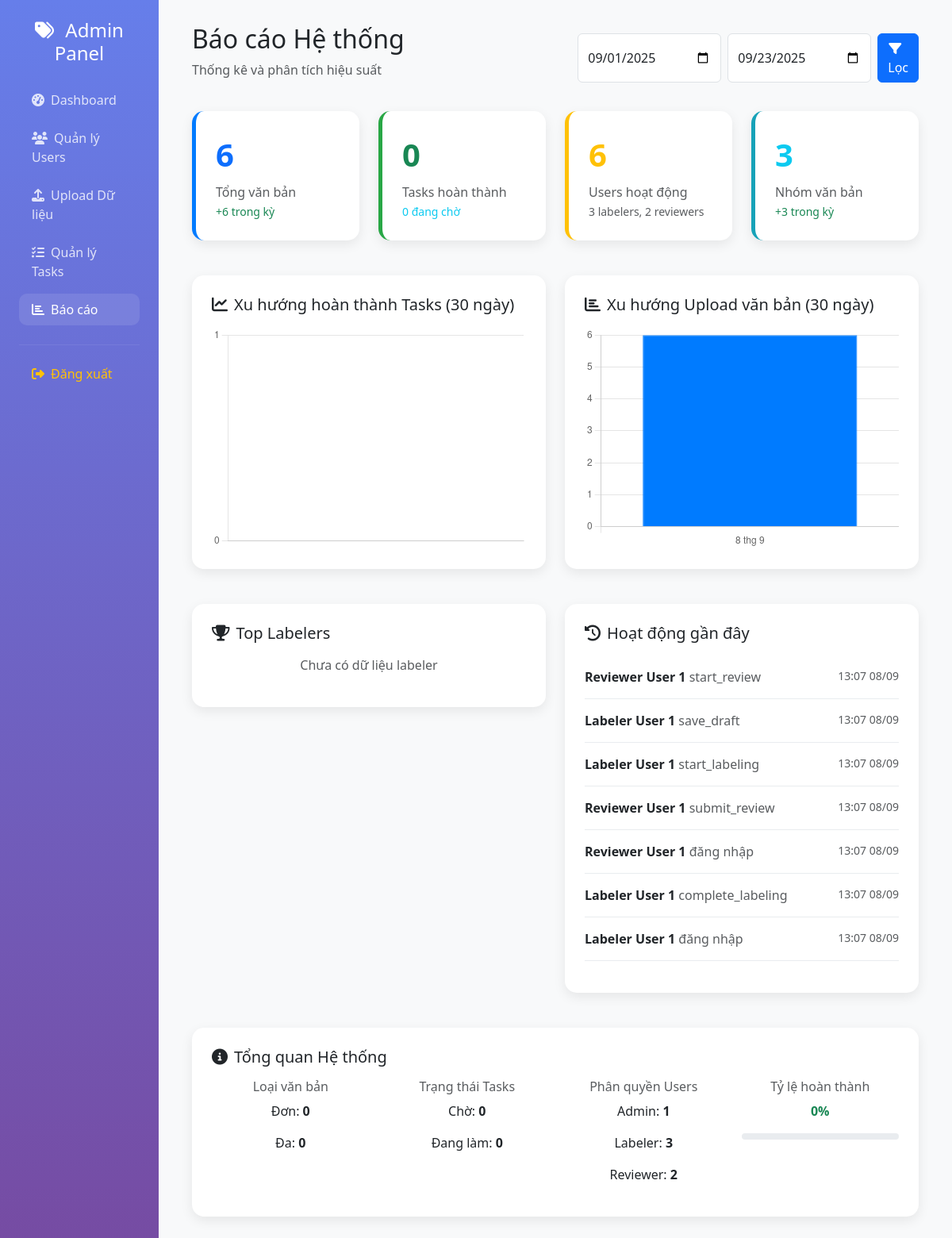
Page /admin/reports.php (signed in) on the earlier database version.
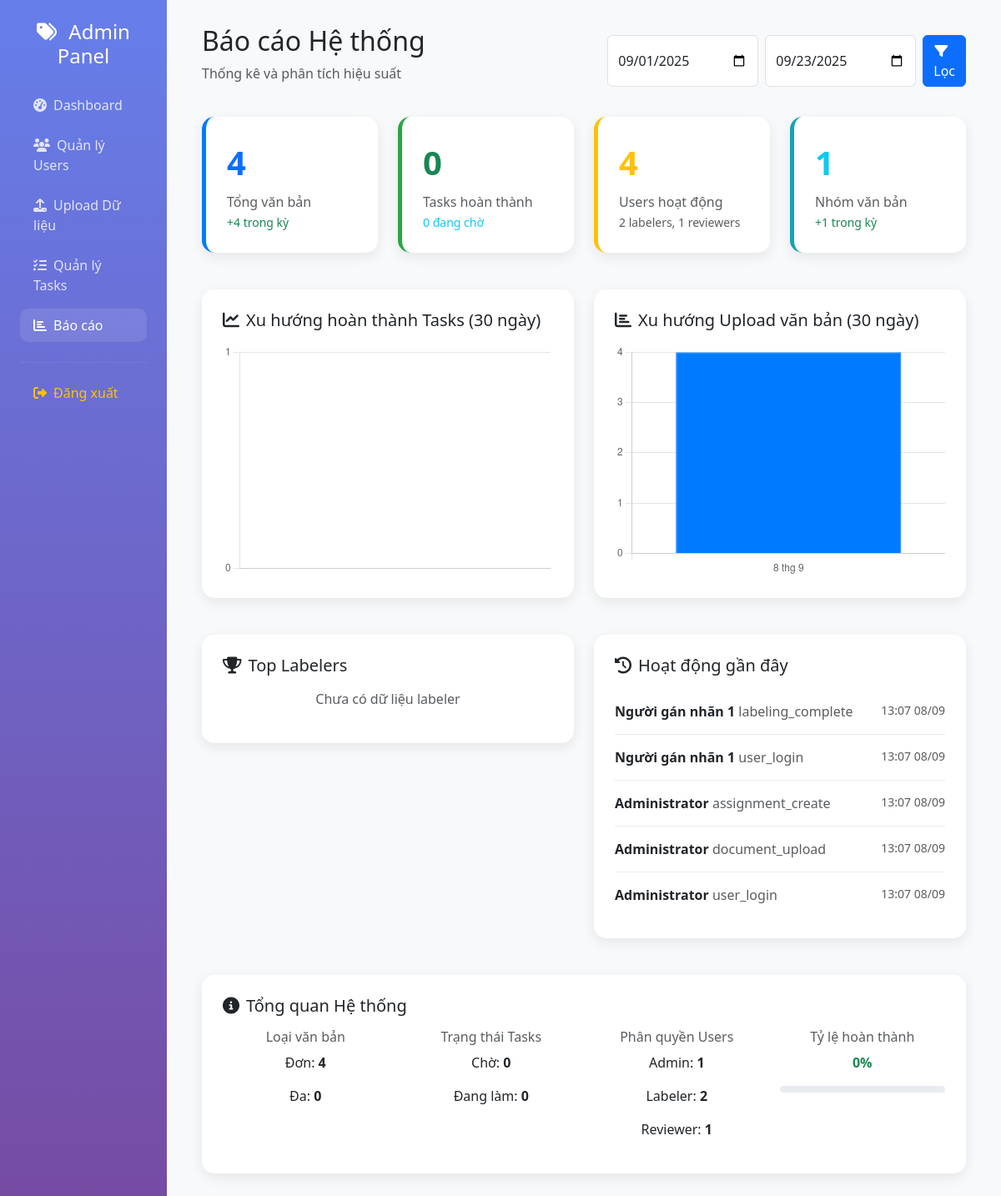
Same page on the later database version.
### tables this page shows
CREATE TABLE activity_logs (
    id INT AUTO_INCREMENT PRIMARY KEY,
    user_id INT NOT NULL,
    action VARCHAR(100) NOT NULL,
    description TEXT,
    target_type VARCHAR(50),
    target_id INT,
    ip_address VARCHAR(45),
    user_agent TEXT,
    created_at TIMESTAMP DEFAULT CURRENT_TIMESTAMP,
    FOREIGN KEY (user_id) REFERENCES users(id) ON DELETE CASCADE
);

CREATE TABLE users (
    id INT AUTO_INCREMENT PRIMARY KEY,
    username VARCHAR(50) UNIQUE NOT NULL,
    password VARCHAR(255) NOT NULL,
    full_name VARCHAR(100) NOT NULL,
    email VARCHAR(100),
    role ENUM('admin', 'labeler', 'reviewer') NOT NULL,
    status ENUM('active', 'inactive') DEFAULT 'active',
    created_at TIMESTAMP DEFAULT CURRENT_TIMESTAMP,
    updated_at TIMESTAMP DEFAULT CURRENT_TIMESTAMP ON UPDATE CURRENT_TIMESTAMP
);

### admin/reports.php (the view, shortened to what the changed rows need)
<?php
$database = new Database();
$db = $database->getConnection();
$start_date = $_GET['start_date'] ?? date('Y-m-01');
$query = "SELECT
    COUNT(*) as total_documents,
    COUNT(CASE WHEN type = 'single' THEN 1 END) as single_documents,
    COUNT(CASE WHEN type = 'multi' THEN 1 END) as multi_documents,
    COUNT(CASE WHEN created_at >= ? THEN 1 END) as documents_this_period
FROM documents";
$stmt = $db->prepare($query);
$stmt->execute([$start_date]);
$doc_stats = $stmt->fetch(PDO::FETCH_ASSOC);
$query = "SELECT COUNT(*) as total_groups,
    COUNT(CASE WHEN created_at >= ? THEN 1 END) as groups_this_period
FROM document_groups";
$stmt = $db->prepare($query);
$stmt->execute([$start_date]);
$group_stats = $stmt->fetch(PDO::FETCH_ASSOC);
$query = "SELECT
    COUNT(*) as total_users,
    COUNT(CASE WHEN role = 'admin' THEN 1 END) as admins,
    COUNT(CASE WHEN role = 'labeler' THEN 1 END) as labelers,
    COUNT(CASE WHEN role = 'reviewer' THEN 1 END) as reviewers,
    COUNT(CASE WHEN status = 'active' THEN 1 END) as active_users
FROM users";
$stmt = $db->prepare($query);
$stmt->execute();
$user_stats = $stmt->fetch(PDO::FETCH_ASSOC);
$query = "SELECT al.*, u.full_name, u.username
FROM activity_logs al
JOIN users u ON al.user_id = u.id
WHERE al.created_at >= ?
ORDER BY al.created_at DESC
LIMIT 20";
$stmt = $db->prepare($query);
$stmt->execute([$start_date]);
$recent_activity = $stmt->fetchAll(PDO::FETCH_ASSOC);
?>
<!DOCTYPE html>
<html lang="vi">
<head>
    <link href="https://cdnjs.cloudflare.com/ajax/libs/bootstrap/5.3.0/css/bootstrap.min.css" rel="stylesheet">
    <link href="https://cdnjs.cloudflare.com/ajax/libs/font-awesome/6.4.0/css/all.min.css" rel="stylesheet">
</head>
<body>
    <div class="container-fluid">
        <div class="row">
            <div class="col-md-10">
                <div class="main-content">
                    <div class="d-flex justify-content-between align-items-center mb-4">
                        <div>
                            <h2>Báo cáo Hệ thống</h2>
                        </div>
                    </div>
                    <div class="row mb-4">
                        <div class="col-md-3">
                            <div class="stats-card" style="border-left-color: #007bff;">
                                <div class="stats-number text-primary"><?php echo $doc_stats['total_documents']; ?></div>
                                <div class="text-muted">Tổng văn bản</div>
                                <small class="text-success">
                                    +<?php echo $doc_stats['documents_this_period']; ?> trong kỳ
                                </small>
                            </div>
                        </div>
                        <div class="col-md-3">
                            <div class="stats-card" style="border-left-color: #ffc107;">
                                <div class="stats-number text-warning"><?php echo $user_stats['active_users']; ?></div>
                                <div class="text-muted">Users hoạt động</div>
                                <small class="text-muted">
                                    <?php echo $user_stats['labelers']; ?> labelers, <?php echo $user_stats['reviewers']; ?> reviewers
                                </small>
                            </div>
                        </div>
                        <div class="col-md-3">
                            <div class="stats-card" style="border-left-color: #17a2b8;">
                                <div class="stats-number text-info"><?php echo $group_stats['total_groups']; ?></div>
                                <div class="text-muted">Nhóm văn bản</div>
                                <small class="text-success">
                                    +<?php echo $group_stats['groups_this_period']; ?> trong kỳ
                                </small>
                            </div>
                        </div>
                    </div>
                    <div class="row mb-4">
                        <div class="col-md-6">
                            <div class="chart-card">
                                <h5 class="mb-3">
                                    <i class="fas fa-chart-bar me-2"></i>Xu hướng Upload văn bản (30 ngày)
                                </h5>
                                <canvas id="uploadTrendChart" height="200"></canvas>
                            </div>
                        </div>
                    </div>
                    <div class="row">
                        <div class="col-md-6">
                            <div class="chart-card">
                                <div style="max-height: 400px; overflow-y: auto;">
                                    <?php if (!empty($recent_activity)): ?>
                                        <?php foreach ($recent_activity as $activity): ?>
                                            <div class="activity-item">
                                                <div class="d-flex justify-content-between">
                                                    <div>
                                                        <strong><?php echo htmlspecialchars($activity['full_name'] ?? $activity['username']); ?></strong>
                                                        <span class="text-muted">
                                                            <?php
                                                            $action_names = [
                                                                'login' => 'đăng nhập',
                                                                'logout' => 'đăng xuất',
                                                                'create_user' => 'tạo user',
                                                                'update_user' => 'cập nhật user',
                                                                'delete_user' => 'xóa user',
                                                                'create_task' => 'tạo task',
                                                                'update_task' => 'cập nhật task',
                                                                'upload_document' => 'upload tài liệu'
                                                            ];
                                                            echo $action_names[$activity['action']] ?? $activity['action'];
                                                            ?>
                                                        </span>
                                                    </div>
                                                    <small class="text-muted">
                                                        <?php echo date('H:i d/m', strtotime($activity['created_at'])); ?>
                                                    </small>
                                                </div>
                                            </div>
                                        <?php endforeach; ?>
                                    <?php else: ?>
                                        <p class="text-muted text-center">Không có hoạt động nào trong kỳ này</p>
                                    <?php endif; ?>
                                </div>
                            </div>
                        </div>
                    </div>
                    <div class="row mt-4">
                        <div class="col-md-12">
                            <div class="chart-card">
                                <div class="row">
                                    <div class="col-md-3 text-center">
                                        <p>Đơn: <strong><?php echo $doc_stats['single_documents']; ?></strong></p>
                                    </div>
                                    <div class="col-md-3 text-center">
                                        <p>Labeler: <strong><?php echo $user_stats['labelers']; ?></strong></p>
                                        <p>Reviewer: <strong><?php echo $user_stats['reviewers']; ?></strong></p>
                                    </div>
                                </div>
                            </div>
                        </div>
                    </div>
                </div>
            </div>
        </div>
    </div>
</body>
</html>

Differences in the rows shown:
removed activity_logs: user.full_name "Reviewer User 1", action "start_review", created_at "13:07 08/09"
removed activity_logs: user.full_name "Labeler User 1", action "save_draft", created_at "13:07 08/09"
removed activity_logs: user.full_name "Labeler User 1", action "start_labeling", created_at "13:07 08/09"
removed activity_logs: user.full_name "Reviewer User 1", action "submit_review", created_at "13:07 08/09"
changed activity_logs: user.full_name "Reviewer User 1" → "Người gán nhãn 1"; action "đăng nhập" → "labeling_complete"
changed activity_logs (number 2 of 5 on the later page): user.full_name "Labeler User 1" → "Người gán nhãn 1"; action "complete_labeling" → "user_login"
changed activity_logs: user.full_name "Labeler User 1" → "Administrator"; action "đăng nhập" → "assignment_create"
now on this page (row edited): activity_logs: user.full_name "Administrator", action "document_upload", created_at "13:07 08/09"
now on this page (row edited): activity_logs: user.full_name "Administrator", action "user_login", created_at "13:07 08/09"
Other differences:
$doc_stats['total_documents']: "6" → "4"
$doc_stats['documents_this_period']: "6" → "4"
$user_stats['active_users']: "6" → "4"
$user_stats['labelers']: "3" → "2"
$user_stats['reviewers']: "2" → "1"
$group_stats['total_groups']: "3" → "1"
$group_stats['groups_this_period']: "3" → "1"
chart data {{ json_encode($upload_trend) }}: [{"date":"2025-09-08","upload_count":6}] → [{"date":"2025-09-08","upload_count":4}]
$doc_stats['single_documents']: "0" → "4"
